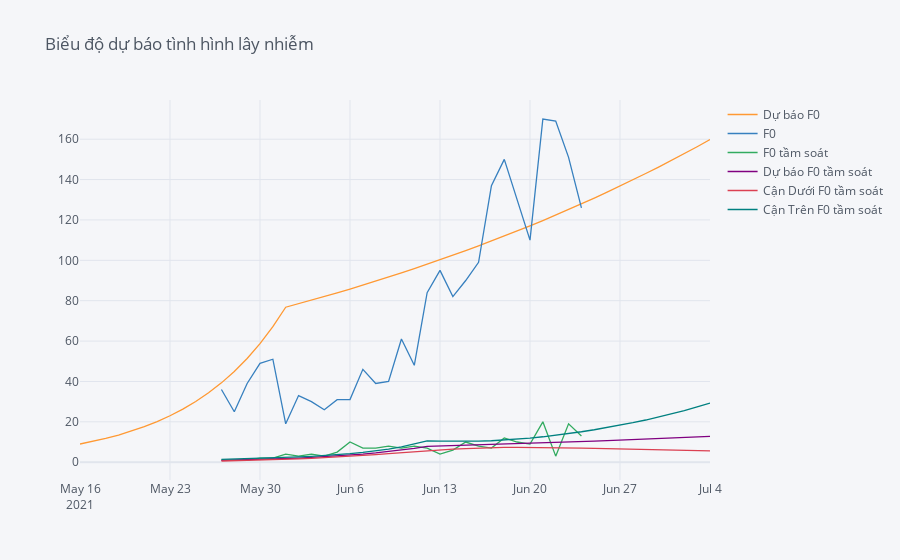

Notebook code cell kept with this figure:
### Code cell
f0_ve.loc[:'2021-07-04'].iplot(title = "Biểu độ dự báo tình hình lây nhiễm")
